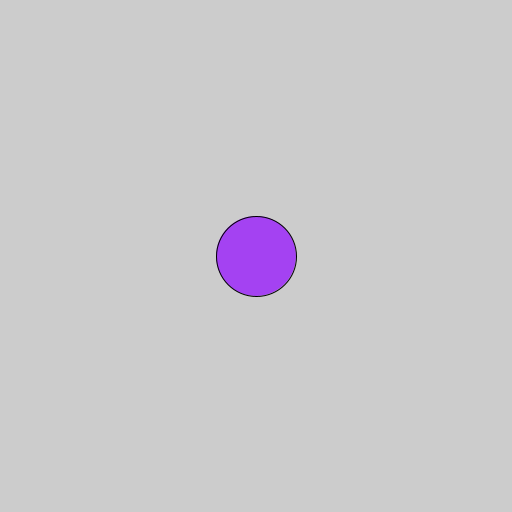
Frame 1 (no input)
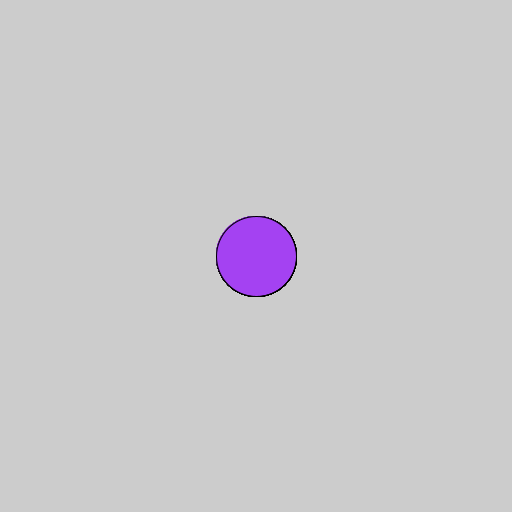
Frame 60 (the mouse pressed at the canvas centre just before this capture)
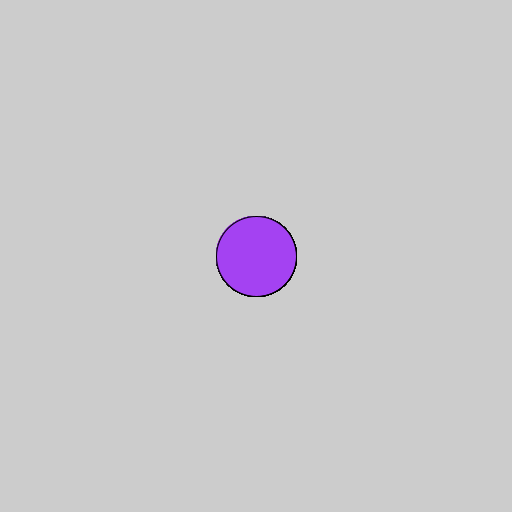
Frame 120 (the mouse held since frame 60 and released just before this capture)

The Processing sketch that drew these frames (run headless with seeded random() and noise(); from frame 60 on, the mouse is pressed at the canvas centre):

// Processing sketch: claseCirculo
// ── claseCirculo.pde
Circulo circulo;

void setup () {
  size (512, 512);
  circulo = new Circulo(256, 256, 40); 
}

void draw () {
  circulo.Dibujar();
}

// ── Circulo.pde
class Circulo {
  float x;
  float y;
  float r;
  float colorR, colorG, colorB;
  
  Circulo (float x, float y, float r) {
    this.x = x;
    this.y = y;
    this.r = r;
    colorR = random(0, 255);
    colorG = random(0, 255);
    colorB = random(0, 255);
  }

  void Dibujar () {
    fill(colorR, colorG, colorB);
    circle(x, y, r * 2.0 /*extent  == diámetro*/); 
  }

}
